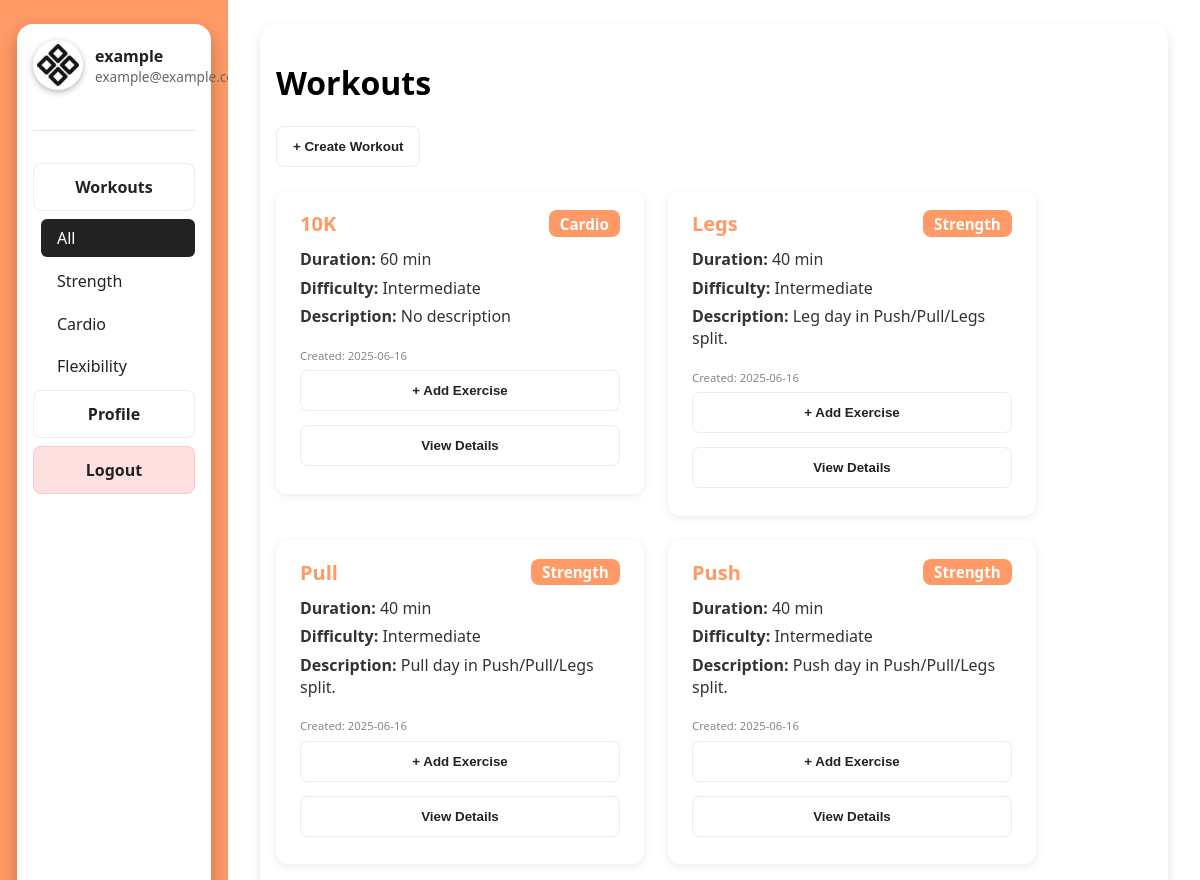
The page /dashboard/workouts (signed in, upper part) on the database as committed earlier.
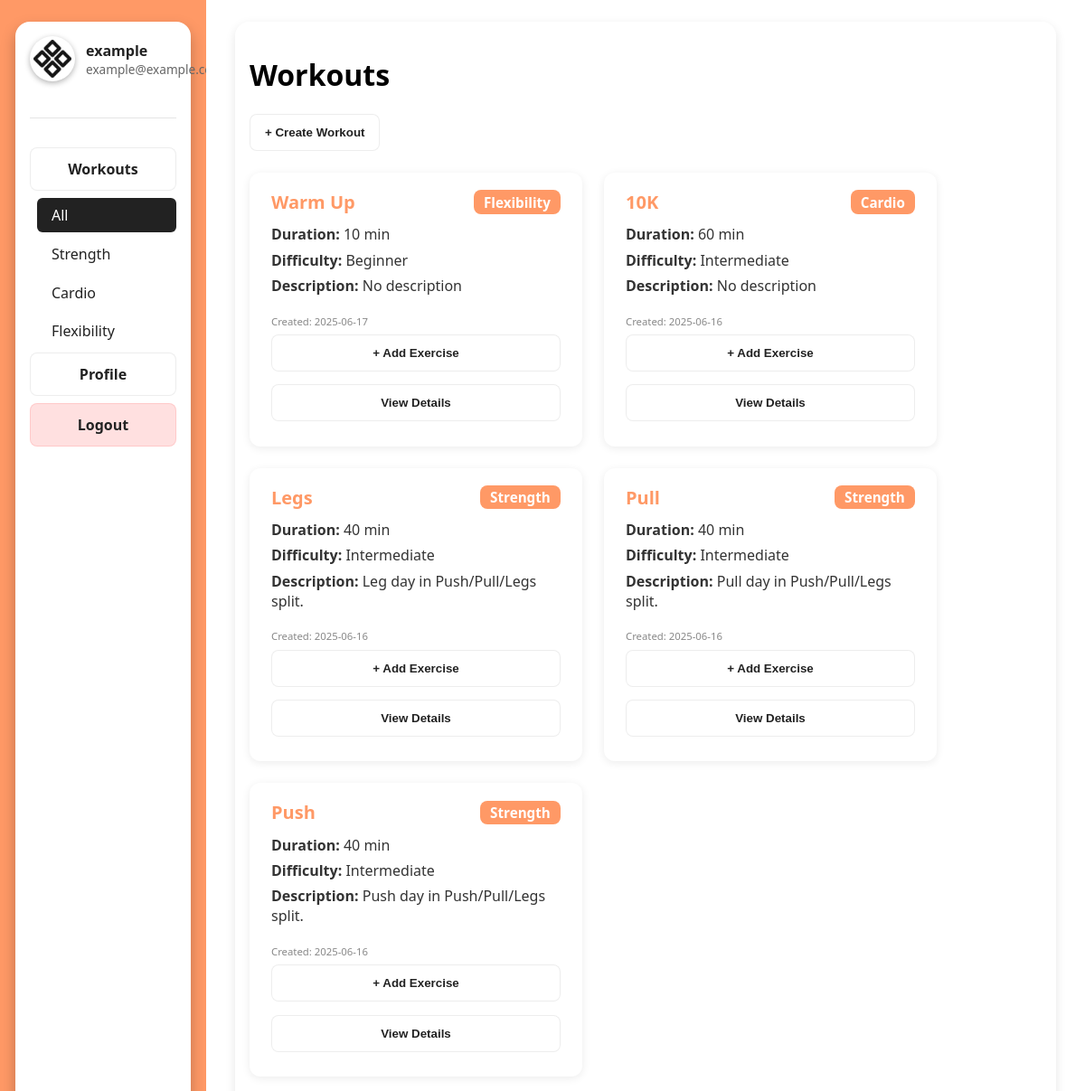
The same page on the database as committed later.
### models.py (models this page shows, shortened)
class User(db.Model, UserMixin):
    __tablename__ = 'users'
    id = db.Column(db.Integer, primary_key=True)
    username = db.Column(db.String(32), unique=True, nullable=False)
    email = db.Column(db.String(128), unique=True, nullable=False)
    password = db.Column(db.String(128), nullable=False)
    role = db.Column(db.String(8), default='user', nullable=False)
    profile_picture = db.Column(db.String(256), nullable=True, default='default.jpg')

class Workout(db.Model):
    __tablename__ = 'workouts'
    id = db.Column(db.Integer, primary_key=True)
    name = db.Column(db.String(32), nullable=False)
    type = db.Column(db.String(16), nullable=False)
    duration = db.Column(db.Integer, nullable=False)
    description = db.Column(db.String(256), nullable=True)
    difficulty = db.Column(db.String(16), nullable=True)
    user_id = db.Column(db.Integer, db.ForeignKey('users.id'), nullable=False)
    user = db.relationship('User', backref=db.backref('workouts', lazy=True))
    created_at = db.Column(db.DateTime, server_default=db.func.now(), nullable=False)
    updated_at = db.Column(db.DateTime, server_default=db.func.now(), onupdate=db.func.now(), nullable=False)

### app.py (the view)
@app.route('/dashboard/workouts')
@login_required
def workouts():
    form = WorkoutForm()
    exercise_form = ExerciseForm()
    workout_type = request.args.get('type')
    query = Workout.query.filter_by(user_id=current_user.id)
    if workout_type:
        query = query.filter_by(type=workout_type)
    user_workouts = query.order_by(Workout.created_at.desc()).all()
    user_exercises = Exercise.query.filter_by(user_id=current_user.id).order_by(Exercise.id.desc()).all()
    return render_template(
        'dashboard.html',
        username=current_user.username,
        email=current_user.email,
        active_section='workouts',
        workout_form=form,
        exercise_form=exercise_form,
        workouts=user_workouts,
        exercises=user_exercises,
        selected_type=workout_type
    )

### app.py (called while the page is built)
@login_manager.user_loader
def load_user(user_id):
    return User.query.get(int(user_id))

### templates/dashboard.html (shortened to what this page needs)
{% extends "base.html" %}
{% block stylesheet %}<link rel="stylesheet" href="/static/css/dash.css">{% endblock %}
{% block content %}
<div class="dashboard">
    <div class="sidebar">
        <div class="sidebar-island">
            <div class="profile-section">
                <img src="{{ url_for('static', filename='assets/' + (profile_picture or 'placeholder.256x256.png')) }}" alt="Profile Photo" class="profile-photo">
                <div class="profile-info">
                    <div class="profile-name">{{ username }}</div>
                    <div class="profile-email">{{ email }}</div>
                </div>
            </div>
            <div class="sidebar-divider"></div>
            <div class="sidebar-buttons">
                <div class="sidebar-dropdown">
                    {% if active_section == 'workouts' %}
                        <div class="sidebar-button dropdown-toggle active" onclick="toggleDropdown()" id="workoutsSidebarBtn">
                            Workouts
                        </div>
                        <div class="dropdown-menu open" id="workoutDropdown">
                            <a href="{{ url_for('workouts') }}"
                               class="dropdown-item{% if not selected_type %} selected{% endif %}"
                               onclick="selectDropdown(event, this)">All</a>
                            <a href="{{ url_for('workouts', type='strength') }}"
                               class="dropdown-item{% if selected_type == 'strength' %} selected{% endif %}"
                               onclick="selectDropdown(event, this)">Strength</a>
                            <a href="{{ url_for('workouts', type='cardio') }}"
                               class="dropdown-item{% if selected_type == 'cardio' %} selected{% endif %}"
                               onclick="selectDropdown(event, this)">Cardio</a>
                            <a href="{{ url_for('workouts', type='flexibility') }}"
                               class="dropdown-item{% if selected_type == 'flexibility' %} selected{% endif %}"
                               onclick="selectDropdown(event, this)">Flexibility</a>
                        </div>
                    {% else %}
                        <a href="{{ url_for('workouts') }}" class="sidebar-button" id="workoutsSidebarBtn">Workouts</a>
                    {% endif %}
                </div>
                <a href="{{ url_for('profile') }}" class="sidebar-button">Profile</a>
                <a href="{{ url_for('logout') }}" class="sidebar-button logout-button">Logout</a>
            </div>
        </div>
    </div>
    <div class="main">
        {% if active_section == 'home' %}
            <h1>Hello {{ username }}!</h1>
            <div class="main-sections">
                <div class="main-card">
                    <h2>Workouts</h2>
                    <p>Here you can track your recent workouts and start new ones.</p>
                </div>
                <div class="main-card">
                    <h2>Stats</h2>
                    <p>Your progress and stats will appear here.</p>
                </div>
            </div>
        {% elif active_section == 'workouts' %}
            <div class="main-sections center-content">
                <div class="workout-section">
                    <h1>Workouts</h1>
                    <button class="sidebar-button open-modal-btn" data-modal="workoutModal">+ Create Workout</button>
                    <div class="workouts-list">
                        {% if workouts %}
                            {% for workout in workouts %}
                                <div class="workout-card">
                                    <div class="workout-card-header">
                                        <h3>{{ workout.name }}</h3>
                                        <span class="workout-type">{{ workout.type|capitalize }}</span>
                                    </div>
                                    <div class="workout-card-body">
                                        <div><strong>Duration:</strong> {{ workout.duration }} min</div>
                                        <div><strong>Difficulty:</strong> {{ workout.difficulty|capitalize or "N/A" }}</div>
                                        <div><strong>Description:</strong> {{ workout.description or "No description" }}</div>
                                        <div class="workout-date"><small>Created: {{ workout.created_at.strftime('%Y-%m-%d') }}</small></div>
                                        <button class="sidebar-button open-add-exercise-modal-btn" data-workout-id="{{ workout.id }}">+ Add Exercise</button>
                                        <button class="sidebar-button open-workout-detail-modal-btn" data-workout-id="{{ workout.id }}">View Details</button>
                                    </div>
                                </div>
                            {% endfor %}
                        {% else %}
                            <p>No workouts yet. Create your first workout!</p>
                        {% endif %}
                    </div>
                </div>
            </div>
        {% endif %}
    </div>
</div>
{% endblock %}

### templates/base.html (shortened to what this page needs)
<!DOCTYPE html>
<html lang="en">
<head>
    {% block stylesheet %}{% endblock %}
</head>
<body>
    {% block content %}
    {% endblock %}
</body>
</html>

### static/css/dash.css (style rules this page uses)
body, html { margin: 0; padding: 0; font-family: 'Segoe UI', Tahoma, Geneva, Verdana, sans-serif; background: white; height: 100%; overflow: hidden; }
.dashboard { display: flex; height: 100vh; overflow: hidden; }
.sidebar { width: 15%; height: 100%; background: #ff9966; color: white; padding: 1.5rem; display: flex; flex-direction: column; align-items: center; justify-content: center; }
.sidebar-island { width: 90%; height: 100%; background: rgba(255, 255, 255, 1); border-radius: 16px; box-shadow: 0 8px 16px rgba(0, 0, 0, 0.25); padding: 1rem; display: flex; flex-direction: column; align-items: center; }
.profile-section { display: flex; align-items: center; width: 100%; margin-bottom: 1.5rem; }
.profile-photo { width: 50px; height: 50px; border-radius: 50%; object-fit: cover; margin-right: 0.75rem; box-shadow: 0 2px 6px rgba(0, 0, 0, 0.3); }
.profile-info { display: flex; flex-direction: column; justify-content: center; }
.profile-name { font-weight: 700; color: #222; }
.profile-email { font-size: 0.85rem; color: #666; }
.sidebar-divider { width: 100%; height: 1px; background-color: rgba(0, 0, 0, 0.1); margin: 1rem 0; }
.sidebar-buttons { display: flex; flex-direction: column; width: 100%; margin-top: 1rem; }
.sidebar-button { display: block; padding: 0.75rem 1rem; margin-bottom: 0.5rem; background: rgba(255, 255, 255, 0.2); color: #222; text-decoration: none; font-weight: 600; border-radius: 8px; text-align: center; transition: background 0.3s ease, color 0.3s ease, transform 0.2s ease; border: 1px solid rgba(0,0,0,0.07); }
.sidebar-dropdown { width: 100%; }
.dropdown-toggle { cursor: pointer; }
.dropdown-menu { max-height: 0; opacity: 0; overflow: hidden; display: flex; flex-direction: column; margin-top: 0.5rem; margin-left: 0.5rem; transition: max-height 0.3s ease, opacity 0.3s ease; }
.dropdown-menu.open { max-height: 500px; opacity: 1; }
.dropdown-item { padding: 0.5rem 1rem; background: rgba(255, 255, 255, 0.1); color: #222; text-decoration: none; font-weight: 500; border-radius: 6px; margin-bottom: 0.3rem; transition: background 0.3s, color 0.3s; }
.dropdown-item.selected { background: #222; color: #fff; }
.logout-button { background: rgba(255, 100, 100, 0.2); border: 1px solid rgba(255, 100, 100, 0.18); }
.main { flex: 1; background: white; padding: 2rem; overflow: hidden; height: auto; }
.main-sections { display: flex; gap: 2rem; margin-top: 1.5rem; flex-wrap: wrap; align-items: flex-start; }
.center-content { display: flex; justify-content: center; align-items: center; height: 100%; }
.workout-section { width: 100%; height: auto; max-height: 95vh; overflow-y: auto; background: rgba(255, 255, 255, 0.9); border-radius: 16px; box-shadow: 0 4px 12px rgba(0, 0, 0, 0.1); padding: 1rem; transition: transform 0.3s ease, box-shadow 0.3s ease; box-sizing: border-box; margin-top: -2rem; }
.workouts-list { margin-top: 1.5rem; display: flex; flex-wrap: wrap; gap: 1.5rem; justify-content: flex-start; align-items: flex-start; }
.workout-card { background: #fff; border-radius: 12px; box-shadow: 0 2px 10px rgba(0,0,0,0.08); padding: 1.2rem 1.5rem; min-width: 260px; max-width: 320px; flex: 1 1 260px; display: flex; flex-direction: column; transition: box-shadow 0.2s; }
.workout-card-header { display: flex; justify-content: space-between; align-items: center; margin-bottom: 0.7rem; }
.workout-card-header h3 { margin: 0; font-size: 1.25rem; color: #ff9966; }
.workout-type { background: #ff9966; color: #fff; border-radius: 8px; padding: 0.2rem 0.7rem; font-size: 0.95rem; font-weight: 600; }
.workout-card-body { font-size: 1rem; color: #333; display: flex; flex-direction: column; gap: 0.4rem; }
.workout-date { margin-top: 0.7rem; color: #888; font-size: 0.85rem; }
.main-sections, .center-content { align-items: flex-start !important; justify-content: flex-start !important; }

Rows that differ between the two databases and show on the page:
added Workout: name "Warm Up", type "Flexibility", duration "10", difficulty "Beginner", description "No description", created_at "2025-06-17"
